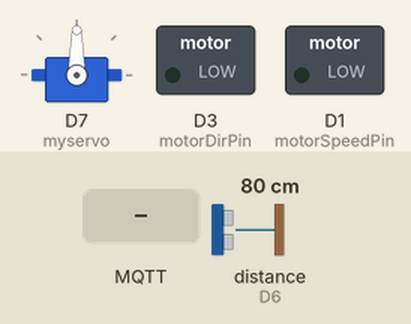
Recording of a sketch running on a simulated ESP8266 (NodeMCU). Parts: servo, switched loads named in the sketch (green lamp = pin HIGH). Wiring (inferred from the names in the program): ultrasonic range finder: trigger D5; echo D6. The test bench sets the inputs (shaded band); at power-on: distance to the obstacle (sensor on D6) 80 cm. The echo pulse lasts 58.3 µs per cm; WiFi joins after 1.5 s; servers stay silent unless stated; random numbers use the default seed unless the sketch sets one; no MQTT or app messages arrive unless stated; pins used as bus, display or sensor lines are not drawn; what the sketch prints to the serial monitor is not drawn.

Above: at 2.7 s.
2.8 s: distance to the obstacle (sensor on D6) set to 23 cm
8.0 s: distance to the obstacle (sensor on D6) set to 19 cm
At 12.0 s:
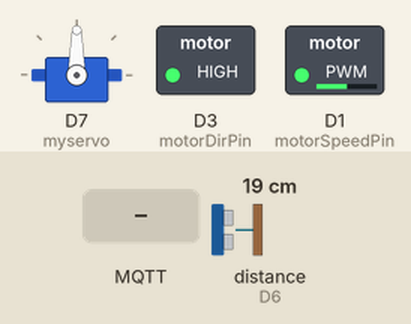
13.1 s: MQTT message "up" arrives on the first subscribed topic
16.8 s: MQTT message "left" arrives on the first subscribed topic
At 17.7 s:
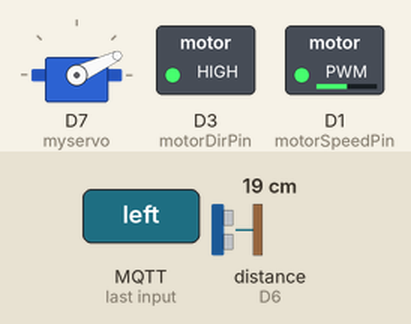
20.5 s: MQTT message "right" arrives on the first subscribed topic
At 21.8 s:
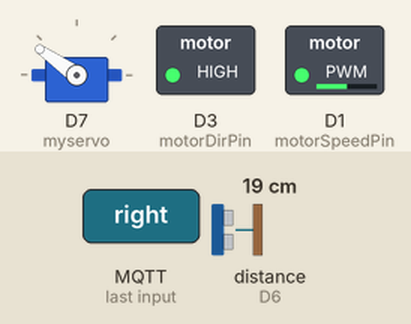
24.2 s: MQTT message "down" arrives on the first subscribed topic
Timing chart, 0 to 27.2 s (numbered marks = the images above; inputs shaded):
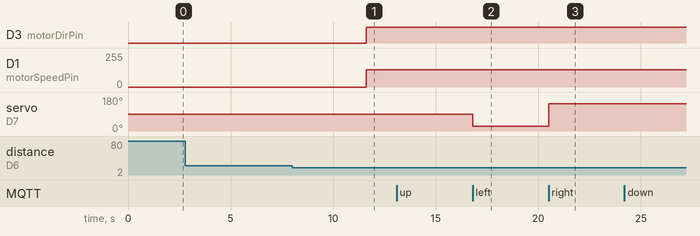

The sketch:

mqtt_esp8266_copy_20240604185353.ino
```cpp
#include <ESP8266WiFi.h>
#include <PubSubClient.h>
#include <Servo.h>

// Update these with values suitable for your network and MQTT server
const char* ssid = "ABB_Gym_IOT";
const char* password = "Welcome2abb";
const char* mqtt_server = "maqiatto.com";
const int mqtt_port = 1883;  // Default port for MQTT
long duration;      // Variable to store duration of ultrasonic sensor pulse
int distance;

// Maqiatto MQTT credentials
const char* mqtt_user = "willfried.bigira@hitachigymnasiet.se";  // Replace with your Maqiatto username
const char* mqtt_pass = "Junior2005";       // Replace with your Maqiatto password

WiFiClient espClient;
PubSubClient client(espClient);
#define motorSpeedPin 5
#define motorDirPin 0
#define TRIG_PIN D5
#define ECHO_PIN D6

void checkDistance() {
    // Sending ultrasonic pulse
    digitalWrite(TRIG_PIN, LOW);
    delayMicroseconds(2);
    digitalWrite(TRIG_PIN, HIGH);
    delayMicroseconds(10);
    digitalWrite(TRIG_PIN, LOW);

    // Reading echo duration and calculating distance
    duration = pulseIn(ECHO_PIN, HIGH);
    distance = duration * 0.034 / 2;

    // Printing distance for debugging
    Serial.print("Distance: ");
    Serial.println(distance);

   if (distance >= 1 && distance <= 300){
     if (distance < 20) {
     digitalWrite(motorDirPin, 1);
    analogWrite(motorSpeedPin,128);
    Serial.println(" Object Detcted, Moving backwards");
     } else {
       // Stop the motor
    Serial.println("Obejct not detected");
    delay(5000);
    }
  }


  }

Servo myservo;

void setup_wifi() {
  delay(10);
  Serial.println();
  Serial.print("Connecting to ");
  Serial.println(ssid);

  WiFi.mode(WIFI_STA);
  WiFi.begin(ssid, password);

  while (WiFi.status() != WL_CONNECTED) {
    delay(500);
    Serial.print(".");
  }

  Serial.println("\nWiFi connected");
  Serial.println("IP address: ");
  Serial.println(WiFi.localIP());
}

void callback(char* topic, byte* payload, unsigned int length) {
  Serial.print("Message arrived [");
  Serial.print(topic);
  Serial.print("] ");
  String message;
  for (int i = 0; i < length; i++) {
    message += (char)payload[i];
  }
  Serial.println(message);

  // Process the message
  if (message == "up") {
    analogWrite(motorSpeedPin, 512);
    digitalWrite(motorDirPin, 0);
  }
  if (message == "left") {
    myservo.write(25);
  }
  if (message == "right") {
    myservo.write(145);
  }
  if (message == "down"){
    digitalWrite(motorDirPin, 1);
    analogWrite(motorSpeedPin, 512);
  }
  if(message == "stop"){
    myservo.write(90);
    analogWrite(motorSpeedPin, 0);
  }


}

void reconnect() {
  while (!client.connected()) {
    Serial.print("Attempting MQTT connection...");
    String clientId = "ESP8266Client-";
    clientId += String(random(0xffff), HEX);
    client.connect(clientId.c_str(), mqtt_user, mqtt_pass);
    // Attempt to connect with MQTT credentials
    if (client.connect(clientId.c_str(), mqtt_user, mqtt_pass)) {
      client.subscribe("willfried.bigira@hitachigymnasiet.se/test");
    } else {
      Serial.print("failed, rc=");
      Serial.print(client.state());
      Serial.println(" try again in 5 seconds");
      delay(5000);
    }
  }
}

void setup() {
  Serial.begin(115200);
  setup_wifi();
  client.setServer(mqtt_server, mqtt_port);
  client.setCallback(callback);
  pinMode(motorSpeedPin,OUTPUT);
  pinMode(motorDirPin,OUTPUT);
  pinMode(TRIG_PIN,OUTPUT);
  pinMode(ECHO_PIN, INPUT);
  myservo.attach(D7);
  myservo.write(90);
}

void loop() {
  checkDistance();

  if (!client.connected()) {
    reconnect();
  }
  client.loop();


}
```

Measured:
- the behaviour switches between 21 and 20 cm on distance to the obstacle (sensor on D6) (found by bisection; images 0 and 1)
- after the input at 8.0 s, D3 (motorDirPin): LOW → HIGH after 3.6 s; D1 (motorSpeedPin): 0/255 → 128/255 after 3.6 s
- after the input at 16.8 s, servo on D7 (myservo): 90° → 25° at once
- after the input at 20.5 s, servo on D7 (myservo): 25° → 145° at once
